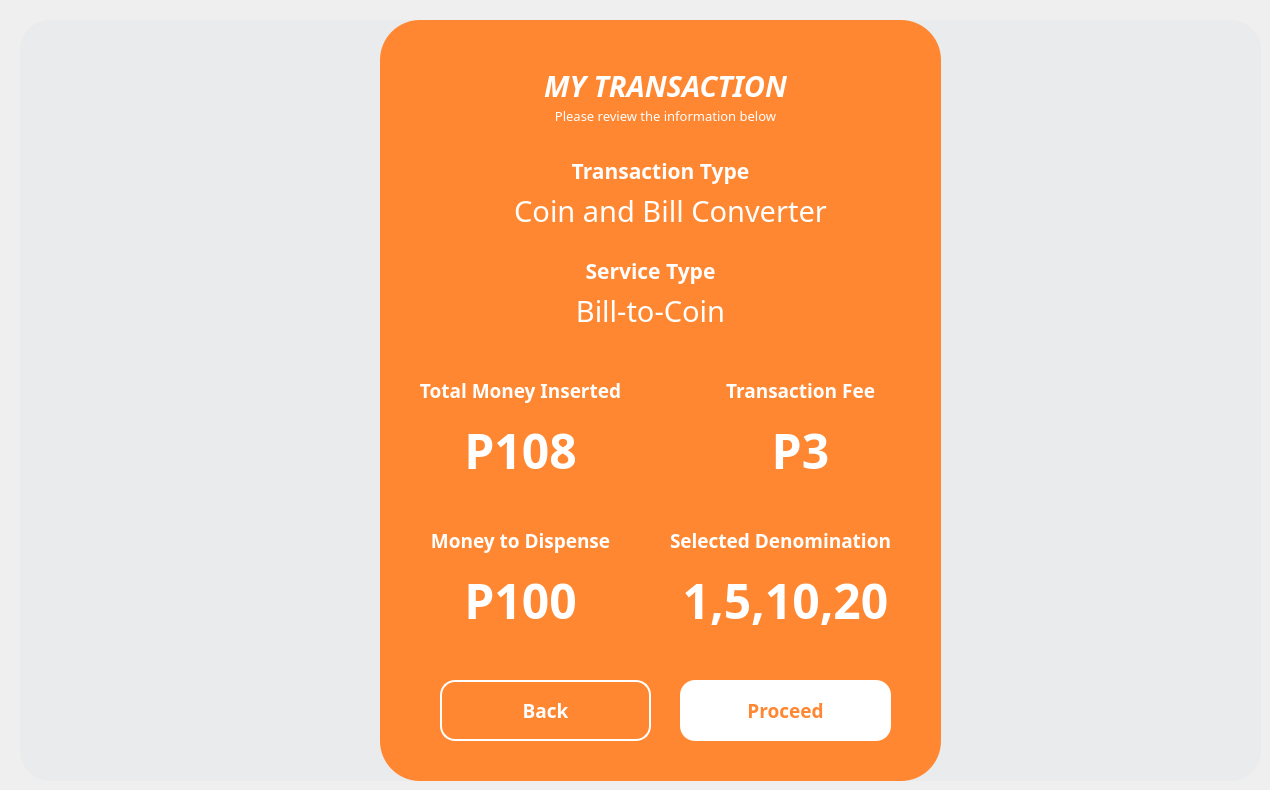
  <widget class="QWidget" name="summary">
   <widget class="QFrame" name="summary_1">
    <property name="enabled">
     <bool>true</bool>
    </property>
    <property name="geometry">
     <rect>
      <x>20</x>
      <y>20</y>
      <width>1241</width>
      <height>761</height>
     </rect>
    </property>
    <property name="font">
     <font>
      <pointsize>9</pointsize>
     </font>
    </property>
    <property name="styleSheet">
     <string notr="true">QFrame {
    background-color: #eaebec;
	border-radius: 30px;
}
</string>
    </property>
    <property name="frameShape">
     <enum>QFrame::NoFrame</enum>
    </property>
    <widget class="QToolButton" name="type_foreignBtn_10">
     <property name="geometry">
      <rect>
       <x>360</x>
       <y>0</y>
       <width>561</width>
       <height>761</height>
      </rect>
     </property>
     <property name="font">
      <font>
       <family>Montserrat</family>
       <pointsize>16</pointsize>
       <weight>75</weight>
       <bold>true</bold>
      </font>
     </property>
     <property name="cursor">
      <cursorShape>ArrowCursor</cursorShape>
     </property>
     <property name="styleSheet">
      <string notr="true">QToolButton {
    background-color: #ff8731;
    color: white;
    border: none;
    border-radius: 40px;
    padding-top:30px;
    text-align: center;
}

</string>
     </property>
     <property name="text">
      <string/>
     </property>
     <property name="iconSize">
      <size>
       <width>200</width>
       <height>200</height>
      </size>
     </property>
     <property name="checkable">
      <bool>false</bool>
     </property>
     <property name="popupMode">
      <enum>QToolButton::DelayedPopup</enum>
     </property>
     <property name="toolButtonStyle">
      <enum>Qt::ToolButtonIconOnly</enum>
     </property>
    </widget>
    <widget class="QToolButton" name="cb_summary_proceed">
     <property name="geometry">
      <rect>
       <x>660</x>
       <y>660</y>
       <width>211</width>
       <height>61</height>
      </rect>
     </property>
     <property name="font">
      <font>
       <family>Montserrat</family>
       <pointsize>14</pointsize>
       <weight>75</weight>
       <bold>true</bold>
      </font>
     </property>
     <property name="cursor">
      <cursorShape>PointingHandCursor</cursorShape>
     </property>
     <property name="styleSheet">
      <string notr="true">QToolButton {
    background-color: white;
    color: #ff8731;
    border: none;
    border-radius: 15px;
    text-align: center;
}

QToolButton:hover {
    background-color: #FFC499;  /* light gray */
	border: 2px solid #FFC499;
}

QToolButton:pressed {
    background-color: #F56600;
	color: white;
    padding-top: 10px;  /* simulate press-in */
    padding-bottom: 15px;
 
}

</string>
     </property>
     <property name="text">
      <string>Proceed</string>
     </property>
     <property name="iconSize">
      <size>
       <width>200</width>
       <height>200</height>
      </size>
     </property>
     <property name="checkable">
      <bool>false</bool>
     </property>
     <property name="popupMode">
      <enum>QToolButton::DelayedPopup</enum>
     </property>
     <property name="toolButtonStyle">
      <enum>Qt::ToolButtonIconOnly</enum>
     </property>
    </widget>
    <widget class="QLabel" name="label_180">
     <property name="geometry">
      <rect>
       <x>470</x>
       <y>40</y>
       <width>351</width>
       <height>51</height>
      </rect>
     </property>
     <property name="font">
      <font>
       <family>Montserrat</family>
       <pointsize>22</pointsize>
       <weight>75</weight>
       <italic>true</italic>
       <bold>true</bold>
      </font>
     </property>
     <property name="layoutDirection">
      <enum>Qt::LeftToRight</enum>
     </property>
     <property name="styleSheet">
      <string notr="true">QLabel {
    color: white;
	background-color: transparent;
}
</string>
     </property>
     <property name="text">
      <string>MY TRANSACTION</string>
     </property>
     <property name="alignment">
      <set>Qt::AlignCenter</set>
     </property>
    </widget>
    <widget class="QLabel" name="cb_dashboard_selected_2">
     <property name="geometry">
      <rect>
       <x>510</x>
       <y>110</y>
       <width>261</width>
       <height>81</height>
      </rect>
     </property>
     <property name="font">
      <font>
       <family>Montserrat</family>
       <pointsize>16</pointsize>
       <weight>75</weight>
       <bold>true</bold>
      </font>
     </property>
     <property name="layoutDirection">
      <enum>Qt::LeftToRight</enum>
     </property>
     <property name="styleSheet">
      <string notr="true">QLabel {
    color: white;
	background-color: transparent;
}
</string>
     </property>
     <property name="text">
      <string>Transaction Type</string>
     </property>
     <property name="alignment">
      <set>Qt::AlignCenter</set>
     </property>
    </widget>
    <widget class="QLabel" name="cb_summary_totalMoney">
     <property name="geometry">
      <rect>
       <x>410</x>
       <y>390</y>
       <width>181</width>
       <height>81</height>
      </rect>
     </property>
     <property name="font">
      <font>
       <family>Montserrat</family>
       <pointsize>36</pointsize>
       <weight>75</weight>
       <bold>true</bold>
      </font>
     </property>
     <property name="layoutDirection">
      <enum>Qt::LeftToRight</enum>
     </property>
     <property name="styleSheet">
      <string notr="true">QLabel {
    color: white;
	background-color: transparent;
}
</string>
     </property>
     <property name="text">
      <string>P108</string>
     </property>
     <property name="alignment">
      <set>Qt::AlignCenter</set>
     </property>
    </widget>
    <widget class="QLabel" name="label_181">
     <property name="geometry">
      <rect>
       <x>480</x>
       <y>70</y>
       <width>331</width>
       <height>51</height>
      </rect>
     </property>
     <property name="font">
      <font>
       <family>Montserrat</family>
       <pointsize>10</pointsize>
       <weight>50</weight>
       <bold>false</bold>
      </font>
     </property>
     <property name="layoutDirection">
      <enum>Qt::LeftToRight</enum>
     </property>
     <property name="styleSheet">
      <string notr="true">QLabel {
    color: white;
	background-color: transparent;
}
</string>
     </property>
     <property name="text">
      <string>Please review the information below</string>
     </property>
     <property name="alignment">
      <set>Qt::AlignCenter</set>
     </property>
    </widget>
    <widget class="Line" name="line_29">
     <property name="geometry">
      <rect>
       <x>40</x>
       <y>530</y>
       <width>281</width>
       <height>5</height>
      </rect>
     </property>
     <property name="orientation">
      <enum>Qt::Vertical</enum>
     </property>
    </widget>
    <widget class="QLabel" name="cb_summary_transactionType">
     <property name="geometry">
      <rect>
       <x>420</x>
       <y>150</y>
       <width>461</width>
       <height>81</height>
      </rect>
     </property>
     <property name="font">
      <font>
       <family>Montserrat</family>
       <pointsize>22</pointsize>
       <weight>50</weight>
       <italic>false</italic>
       <bold>false</bold>
      </font>
     </property>
     <property name="layoutDirection">
      <enum>Qt::LeftToRight</enum>
     </property>
     <property name="styleSheet">
      <string notr="true">QLabel {
    color: white;
	background-color: transparent;
}
</string>
     </property>
     <property name="text">
      <string>Coin and Bill Converter</string>
     </property>
     <property name="alignment">
      <set>Qt::AlignCenter</set>
     </property>
    </widget>
    <widget class="QLabel" name="cb_dashboard_selected_4">
     <property name="geometry">
      <rect>
       <x>500</x>
       <y>210</y>
       <width>261</width>
       <height>81</height>
      </rect>
     </property>
     <property name="font">
      <font>
       <family>Montserrat</family>
       <pointsize>16</pointsize>
       <weight>75</weight>
       <bold>true</bold>
      </font>
     </property>
     <property name="layoutDirection">
      <enum>Qt::LeftToRight</enum>
     </property>
     <property name="styleSheet">
      <string notr="true">QLabel {
    color: white;
	background-color: transparent;
}
</string>
     </property>
     <property name="text">
      <string>Service Type</string>
     </property>
     <property name="alignment">
      <set>Qt::AlignCenter</set>
     </property>
    </widget>
    <widget class="QLabel" name="cb_summary_serviceType">
     <property name="geometry">
      <rect>
       <x>400</x>
       <y>250</y>
       <width>461</width>
       <height>81</height>
      </rect>
     </property>
     <property name="font">
      <font>
       <family>Montserrat</family>
       <pointsize>22</pointsize>
       <weight>50</weight>
       <italic>false</italic>
       <bold>false</bold>
      </font>
     </property>
     <property name="layoutDirection">
      <enum>Qt::LeftToRight</enum>
     </property>
     <property name="styleSheet">
      <string notr="true">QLabel {
    color: white;
	background-color: transparent;
}
</string>
     </property>
     <property name="text">
      <string>Bill-to-Coin</string>
     </property>
     <property name="alignment">
      <set>Qt::AlignCenter</set>
     </property>
    </widget>
    <widget class="QLabel" name="cb_dashboard_selected_6">
     <property name="geometry">
      <rect>
       <x>370</x>
       <y>330</y>
       <width>261</width>
       <height>81</height>
      </rect>
     </property>
     <property name="font">
      <font>
       <family>Montserrat</family>
       <pointsize>14</pointsize>
       <weight>75</weight>
       <bold>true</bold>
      </font>
     </property>
     <property name="layoutDirection">
      <enum>Qt::LeftToRight</enum>
     </property>
     <property name="styleSheet">
      <string notr="true">QLabel {
    color: white;
	background-color: transparent;
}
</string>
     </property>
     <property name="text">
      <string>Total Money Inserted</string>
     </property>
     <property name="alignment">
      <set>Qt::AlignCenter</set>
     </property>
    </widget>
    <widget class="QLabel" name="cb_dashboard_selected_7">
     <property name="geometry">
      <rect>
       <x>670</x>
       <y>330</y>
       <width>221</width>
       <height>81</height>
      </rect>
     </property>
     <property name="font">
      <font>
       <family>Montserrat</family>
       <pointsize>14</pointsize>
       <weight>75</weight>
       <bold>true</bold>
      </font>
     </property>
     <property name="layoutDirection">
      <enum>Qt::LeftToRight</enum>
     </property>
     <property name="styleSheet">
      <string notr="true">QLabel {
    color: white;
	background-color: transparent;
}
</string>
     </property>
     <property name="text">
      <string>Transaction Fee</string>
     </property>
     <property name="alignment">
      <set>Qt::AlignCenter</set>
     </property>
    </widget>
    <widget class="QLabel" name="cb_dashboard_selected_8">
     <property name="geometry">
      <rect>
       <x>370</x>
       <y>480</y>
       <width>261</width>
       <height>81</height>
      </rect>
     </property>
     <property name="font">
      <font>
       <family>Montserrat</family>
       <pointsize>14</pointsize>
       <weight>75</weight>
       <bold>true</bold>
      </font>
     </property>
     <property name="layoutDirection">
      <enum>Qt::LeftToRight</enum>
     </property>
     <property name="styleSheet">
      <string notr="true">QLabel {
    color: white;
	background-color: transparent;
}
</string>
     </property>
     <property name="text">
      <string>Money to Dispense</string>
     </property>
     <property name="alignment">
      <set>Qt::AlignCenter</set>
     </property>
    </widget>
    <widget class="QLabel" name="cb_dashboard_selected_9">
     <property name="geometry">
      <rect>
       <x>620</x>
       <y>480</y>
       <width>281</width>
       <height>81</height>
      </rect>
     </property>
     <property name="font">
      <font>
       <family>Montserrat</family>
       <pointsize>14</pointsize>
       <weight>75</weight>
       <bold>true</bold>
      </font>
     </property>
     <property name="layoutDirection">
      <enum>Qt::LeftToRight</enum>
     </property>
     <property name="styleSheet">
      <string notr="true">QLabel {
    color: white;
	background-color: transparent;
}
</string>
     </property>
     <property name="text">
      <string>Selected Denomination</string>
     </property>
     <property name="alignment">
      <set>Qt::AlignCenter</set>
     </property>
    </widget>
    <widget class="QLabel" name="cb_summary_transactionFee">
     <property name="geometry">
      <rect>
       <x>690</x>
       <y>390</y>
       <width>181</width>
       <height>81</height>
      </rect>
     </property>
     <property name="font">
      <font>
       <family>Montserrat</family>
       <pointsize>36</pointsize>
       <weight>75</weight>
       <bold>true</bold>
      </font>
     </property>
     <property name="layoutDirection">
      <enum>Qt::LeftToRight</enum>
     </property>
     <property name="styleSheet">
      <string notr="true">QLabel {
    color: white;
	background-color: transparent;
}
</string>
     </property>
     <property name="text">
      <string>P3</string>
     </property>
     <property name="alignment">
      <set>Qt::AlignCenter</set>
     </property>
    </widget>
    <widget class="QLabel" name="cb_summary_moneyDispense">
     <property name="geometry">
      <rect>
       <x>410</x>
       <y>540</y>
       <width>181</width>
       <height>81</height>
      </rect>
     </property>
     <property name="font">
      <font>
       <family>Montserrat</family>
       <pointsize>36</pointsize>
       <weight>75</weight>
       <bold>true</bold>
      </font>
     </property>
     <property name="layoutDirection">
      <enum>Qt::LeftToRight</enum>
     </property>
     <property name="styleSheet">
      <string notr="true">QLabel {
    color: white;
	background-color: transparent;
}
</string>
     </property>
     <property name="text">
      <string>P100</string>
     </property>
     <property name="alignment">
      <set>Qt::AlignCenter</set>
     </property>
    </widget>
    <widget class="QLabel" name="cb_summary_denomination">
     <property name="geometry">
      <rect>
       <x>630</x>
       <y>540</y>
       <width>271</width>
       <height>81</height>
      </rect>
     </property>
     <property name="font">
      <font>
       <family>Montserrat</family>
       <pointsize>36</pointsize>
       <weight>75</weight>
       <bold>true</bold>
      </font>
     </property>
     <property name="layoutDirection">
      <enum>Qt::LeftToRight</enum>
     </property>
     <property name="styleSheet">
      <string notr="true">QLabel {
    color: white;
	background-color: transparent;
}
</string>
     </property>
     <property name="text">
      <string>1,5,10,20</string>
     </property>
     <property name="alignment">
      <set>Qt::AlignCenter</set>
     </property>
    </widget>
    <widget class="QToolButton" name="cb_summary_back">
     <property name="geometry">
      <rect>
       <x>420</x>
       <y>660</y>
       <width>211</width>
       <height>61</height>
      </rect>
     </property>
     <property name="font">
      <font>
       <family>Montserrat</family>
       <pointsize>14</pointsize>
       <weight>75</weight>
       <bold>true</bold>
      </font>
     </property>
     <property name="cursor">
      <cursorShape>PointingHandCursor</cursorShape>
     </property>
     <property name="styleSheet">
      <string notr="true">QToolButton {
    background-color: transparent;
    color: white;
    border: 2px solid white;
    border-radius: 15px;

    text-align: center;
}


QToolButton:hover {
    background-color: #FFC499;  /* light gray */
	border: 2px solid #FFC499;
}

QToolButton:pressed {
    background-color: #F56600;
	color: white;
    padding-top: 10px;  /* simulate press-in */
    padding-bottom: 15px;
 
}</string>
     </property>
     <property name="text">
      <string>Back</string>
     </property>
     <property name="iconSize">
      <size>
       <width>200</width>
       <height>200</height>
      </size>
     </property>
     <property name="checkable">
      <bool>false</bool>
     </property>
     <property name="popupMode">
      <enum>QToolButton::DelayedPopup</enum>
     </property>
     <property name="toolButtonStyle">
      <enum>Qt::ToolButtonIconOnly</enum>
     </property>
    </widget>
   </widget>
  </widget>
